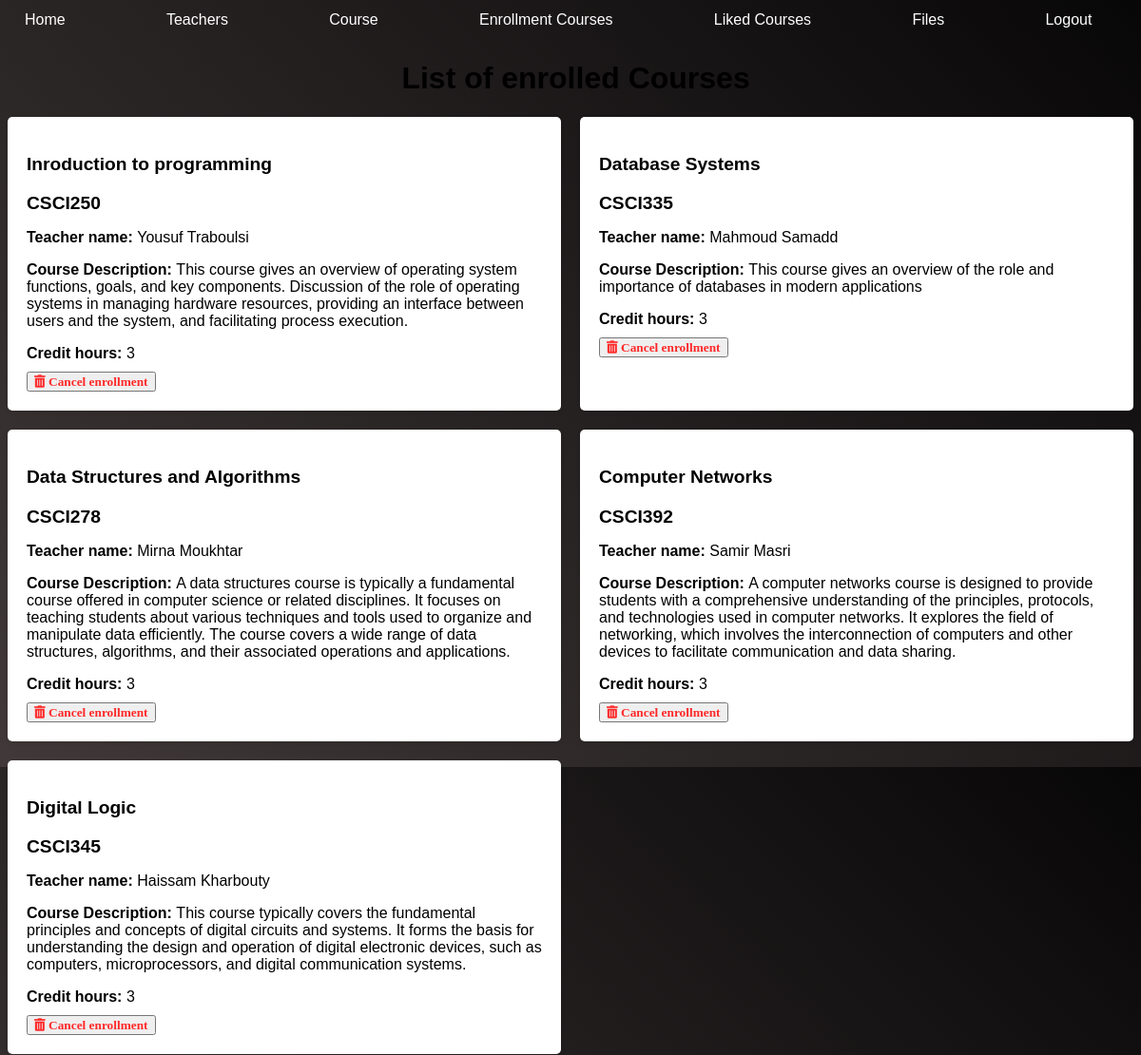
Page /student/enrollment_course.php (signed in) on the committed database.
### tables this page shows
CREATE TABLE `course` (
  `id` varchar(30) NOT NULL,
  `name` varchar(50) NOT NULL,
  `teacher_id` int(11) NOT NULL,
  `description` varchar(500) NOT NULL,
  `credit_hour` int(2) NOT NULL
);

CREATE TABLE `teacher` (
  `id` int(11) NOT NULL,
  `name` varchar(30) NOT NULL,
  `profession` varchar(30) NOT NULL,
  `email` varchar(30) NOT NULL,
  `password` varchar(255) NOT NULL,
  `experience year` int(2) NOT NULL
);

### student/enrollment_course.php (the view, shortened to what this page needs)
<!DOCTYPE html>
<html lang="en">
<head>
    <link rel="stylesheet" href="stdd_style.css">
    <link rel="stylesheet" href="https://cdnjs.cloudflare.com/ajax/libs/font-awesome/5.15.4/css/all.min.css">
    <link rel="stylesheet" href="https://cdnjs.cloudflare.com/ajax/libs/font-awesome/5.15.4/css/all.min.css" />
</head>
<body>
<div class="menu">
    <button><a href="student_home.php">Home</a></button>
    <button><a href="teacher.php">Teachers</a></button>
    <button><a href="courses.php">Course</a></button>
    <button><a href="enrollment_course.php">Enrollment Courses</a></button>
    <button><a href="liked_course.php">Liked Courses</a></button>
    <button><a href="uploaded_files.php">Files</a></button>
    <button><a href="../login.php">Logout</a></button>
</div>
<?php
include '../connection.php';
$student_id = $_SESSION['ids'];
$query = "SELECT * FROM enrollments_courses WHERE student_id = '$student_id'";
$result = mysqli_query($conn, $query);
$num = mysqli_num_rows($result);
if ($num > 0) {
    echo "<h1>List of enrolled Courses</h1>";
    echo "<div class='grid'>";
    while ($row = mysqli_fetch_array($result)) {
        $course_id = $row["course_id"];
        $query2 = "SELECT * FROM course WHERE id = '$course_id'";
        $result2 = mysqli_query($conn, $query2);
        while ($row = mysqli_fetch_array($result2)) {
        $name = "Select `name` From `teacher` where id =  '$row[teacher_id]'";
        $res = mysqli_query($conn,$name);
        while ($rows = mysqli_fetch_array($res)) {
        echo "<div class='card' id='course-grid'>";
        echo "<h3>" . $row["name"] . "</h3>";
        echo "<h3>" . $row["id"] . "</h3>";
        echo "<p><strong>Teacher name: </strong>" . $rows["name"] . "</p>";
        echo "<p><strong>Course Description: </strong>" . $row["description"] . "</p>";
        echo "<p><strong>Credit hours: </strong>" . $row["credit_hour"] . "</p>";
            echo "<form method='post' action='' onsubmit='return confirmDelete();'>";
            echo "<button type='submit' name='remove_course' class='icon-button'><i class='fas fa-trash-alt'> Cancel enrollment</i></button>";
            echo "</form>";
            echo "</div>";
        }
        }
    }
    echo "</div>";
} else {
    echo "<h1>You are not enrolled in any Course</h1>";
}
?>
</body>
</html>

### student/stdd_style.css (style rules this page uses)
body { font-family: sans-serif; background: linear-gradient(45deg, #413939, #080708); }
.menu { display: flex; justify-content: space-between; color: white; padding: 12px; width: 97.5%; margin-top: -9px; }
.menu a { color: rgb(255, 255, 255); text-decoration: none; }
.menu button { background-color: transparent; border: none; color: rgb(221, 12, 12); cursor: pointer; font-size: 16px; margin-right: 20px; }
.grid { display: grid; grid-template-columns: repeat(2, minmax(0, 1fr)); grid-gap: 20px; }
.card { background-color: #fff; padding: 20px; box-shadow: 0 2px 4px rgba(0, 0, 0, 0.1); border-radius: 5px; }
.card h3 { font-size: 1.2rem; margin-bottom: 10px; }
.card p { margin-bottom: 10px; }
h1 { margin-left: 35%; }

### student/enrollment_course.php (style rules this page uses)
body { height: 100vh; }
.icon-button { color: #ff2929; transition: color 0.3s; }

### rows in the picture
course: name "Inroduction to programming", id "CSCI250", description "This course gives an overview of operating system functions, goals, and key components. Discussion of the role of operating systems in managing hardware resources, providing an interface between users and the system, and facilitating process execution.", credit_hour "3"
teacher: name "Yousuf Traboulsi"
course: name "Database Systems", id "CSCI335", description "This course gives an overview of the role and importance of databases in modern applications", credit_hour "3"
teacher: name "Mahmoud Samadd"
course: name "Data Structures and Algorithms", id "CSCI278", description "A data structures course is typically a fundamental course offered in computer science or related disciplines. It focuses on teaching students about various techniques and tools used to organize and manipulate data efficiently. The course covers a wide range of data structures, algorithms, and their associated operations and applications.", credit_hour "3"
teacher: name "Mirna Moukhtar"
course: name "Computer Networks", id "CSCI392", description "A computer networks course is designed to provide students with a comprehensive understanding of the principles, protocols, and technologies used in computer networks. It explores the field of networking, which involves the interconnection of computers and other devices to facilitate communication and data sharing.", credit_hour "3"
teacher: name "Samir Masri"
course: name "Digital Logic", id "CSCI345", description "This course typically covers the fundamental principles and concepts of digital circuits and systems. It forms the basis for understanding the design and operation of digital electronic devices, such as computers, microprocessors, and digital communication systems.", credit_hour "3"
teacher: name "Haissam Kharbouty"
